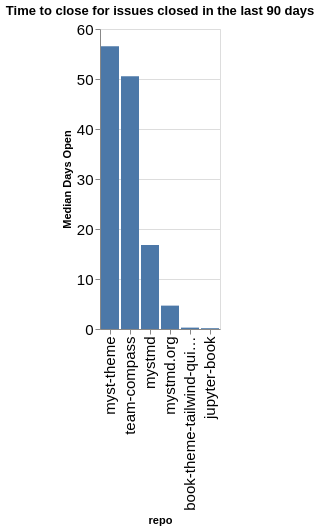

The cell this chart's notebook holds for it:
### Code cell
time_open = closed.groupby(['org', 'repo']).agg({'time_open': 'median'}).reset_index()
time_open['time_open'] = time_open['time_open'] / (60 * 60 * 24)
time_open['org/repo'] = time_open.apply(lambda a: a['org'] + '/' + a['repo'], axis=1)
sorted_vals = time_open.sort_values(['org', 'time_open'], ascending=False)['repo'].values
alt.Chart(data=time_open, title=f"Time to close for issues closed in the last {n_days} days").mark_bar().encode(
    x=alt.X('repo', sort=alt.Sort(sorted_vals.tolist())),
    y=alt.Y('time_open', title="Median Days Open"),
)

### Figure 1 — Vega-Lite specification as saved in the notebook (floating-point values rounded to 4 significant figures)
{"config": {"axisLeft": {"labelFontSize": 15}, "axisBottom": {"labelFontSize": 15}}, "data": {"name": "data-2f7ed9822cde3d5b5f8ca1510ada21b7"}, "mark": {"type": "bar"}, "encoding": {"x": {"field": "repo", "sort": ["myst-theme", "team-compass", "mystmd", "mystmd.org", "book-theme-tailwind-quickstart", "jupyter-book"], "type": "nominal"}, "y": {"field": "time_open", "title": "Median Days Open", "type": "quantitative"}}, "title": "Time to close for issues closed in the last 90 days", "$schema": "https://vega.github.io/schema/vega-lite/v5.20.1.json", "datasets": {"data-2f7ed9822cde3d5b5f8ca1510ada21b7": [{"org": "jupyter-book", "repo": "book-theme-tailwind-quickstart", "time_open": 0.2781, "org/repo": "jupyter-book/book-theme-tailwind-quickstart"}, {"org": "jupyter-book", "repo": "jupyter-book", "time_open": 0.1602, "org/repo": "jupyter-book/jupyter-book"}, {"org": "jupyter-book", "repo": "myst-theme", "time_open": 56.53, "org/repo": "jupyter-book/myst-theme"}, {"org": "jupyter-book", "repo": "mystmd", "time_open": 16.78, "org/repo": "jupyter-book/mystmd"}, {"org": "jupyter-book", "repo": "mystmd.org", "time_open": 4.676, "org/repo": "jupyter-book/mystmd.org"}, {"org": "jupyter-book", "repo": "team-compass", "time_open": 50.55, "org/repo": "jupyter-book/team-compass"}]}}
